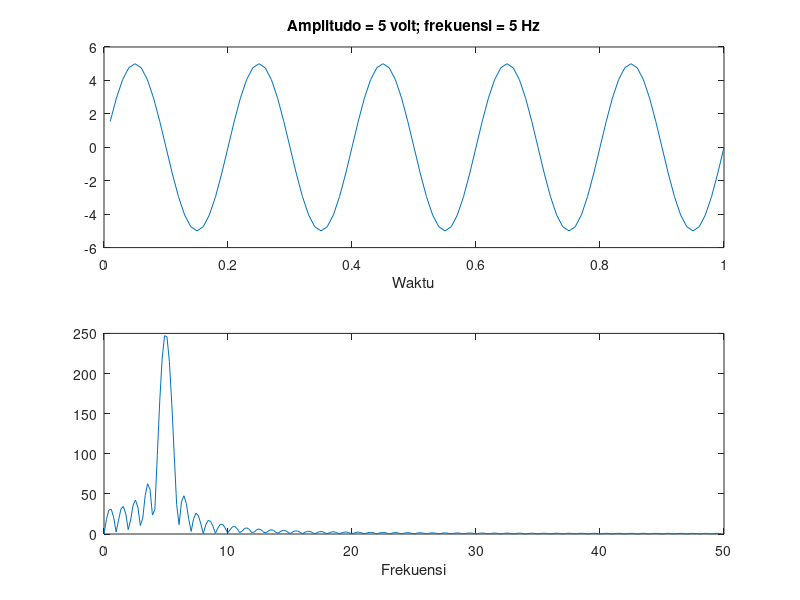

This figure's MATLAB source:
% cek: https://www.mathworks.com/help/matlab/ref/fft.html

Fs = 100;
t = (1:100)/Fs;
f = 5;
A = 5;
s = A * sin(2*pi*f*t);

n = 512; % n-points DFT
S = fft(s, 512);
w = (0:255)/256 * (Fs/2);

% 1st plot
subplot(211)
plot(t, s)
xlabel('Waktu')
title(['Amplitudo = ', num2str(A), ' volt; frekuensi = ', num2str(f), ' Hz'])

% 2nd plot
subplot(212)
plot(w, abs(S(1:256)))
xlabel('Frekuensi')

saveas(gcf, 'tunggal_5_5.jpg')